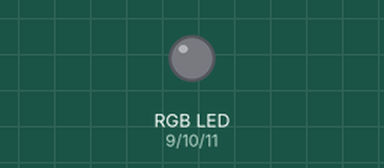
This sketch was run on a simulated Arduino Uno, built with avr-gcc and run on an emulated ATmega328P. On the bench: an RGB LED mixed from three pins (HIGH = lit).

Above: at 0.2 s.
At 1.2 s:
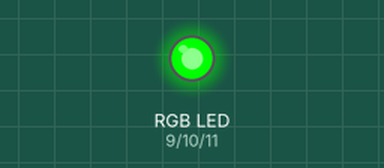
At 1.7 s:
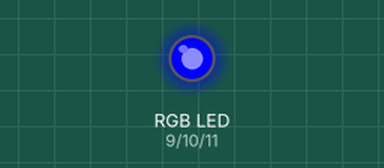
At 3.2 s:
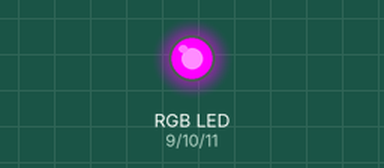
At 5.7 s:
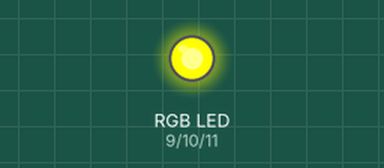
At 7.7 s:
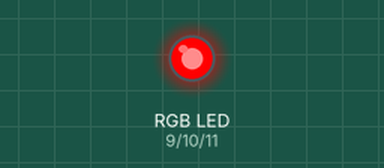
Timing chart, 0 to 8.1 s (numbered marks = the images above):
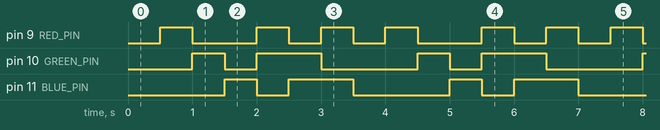

The sketch:

program.ino
```cpp
const int RED_PIN = 9;
const int GREEN_PIN = 10;
const int BLUE_PIN = 11;
const int DISPLAY_TIME = 500;

void setup()
{
 pinMode(RED_PIN, OUTPUT);
 pinMode(GREEN_PIN, OUTPUT);
 pinMode(BLUE_PIN, OUTPUT);
}

void loop()
{
 mainColors();
 // showSpectrum();
}

void mainColors()
{
 digitalWrite(RED_PIN, LOW);
 digitalWrite(GREEN_PIN, LOW);
 digitalWrite(BLUE_PIN, LOW);
 delay(DISPLAY_TIME);
 digitalWrite(RED_PIN, HIGH);
 digitalWrite(GREEN_PIN, LOW);
 digitalWrite(BLUE_PIN, LOW);
 delay(DISPLAY_TIME);
 digitalWrite(RED_PIN, LOW);
 digitalWrite(GREEN_PIN, HIGH);
 digitalWrite(BLUE_PIN, LOW);
 delay(DISPLAY_TIME);
 digitalWrite(RED_PIN, LOW);
 digitalWrite(GREEN_PIN, LOW);
 digitalWrite(BLUE_PIN, HIGH);
 delay(DISPLAY_TIME);


 digitalWrite(RED_PIN, HIGH);
 digitalWrite(GREEN_PIN, HIGH);
 digitalWrite(BLUE_PIN, LOW);
 delay(DISPLAY_TIME);

 digitalWrite(RED_PIN, LOW);
 digitalWrite(GREEN_PIN, HIGH);
 digitalWrite(BLUE_PIN, HIGH);
 delay(DISPLAY_TIME);

 digitalWrite(RED_PIN, HIGH);
 digitalWrite(GREEN_PIN, LOW);
 digitalWrite(BLUE_PIN, HIGH);
 delay(DISPLAY_TIME);
}
void showSpectrum()
{
 for (int x = 0; x <= 767; x++)
 {
 RGB(x);
 delay(10);
 }
}

void RGB(int color)
{
 int redIntensity;
 int greenIntensity;
 int blueIntensity;
 color = constrain(color, 0, 767);
if (color <= 255)
 {
 redIntensity = 255 - color;
greenIntensity = color;
 blueIntensity = 0;
 }
 else if (color <= 511)
 {
 redIntensity = 0;
 greenIntensity = 511 - color;
 blueIntensity = color - 256;
 }
 else
 {
 redIntensity = color - 512;
 greenIntensity = 0;
 blueIntensity = 767 - color;
 }

 analogWrite(RED_PIN, redIntensity);
 analogWrite(GREEN_PIN, greenIntensity);
 analogWrite(BLUE_PIN, blueIntensity);
}
```

Measured:
- by itself, pin 9 (RED_PIN): repeats every 3.5 s: LOW 1.0 s, 2 × (HIGH 0.50 s, LOW 0.50 s), HIGH 0.50 s
- by itself, pin 10 (GREEN_PIN), pin 11 (BLUE_PIN): repeats every 3.5 s: LOW 0.50 s, HIGH 1.0 s, LOW 1.5 s, HIGH 0.50 s
- by itself, everything shown: repeats every 3.5 s, in 7 steps
